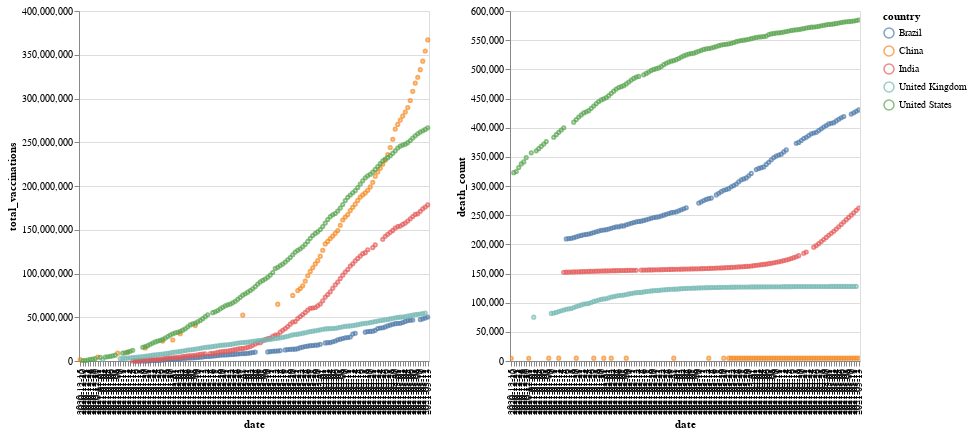

Write notebook code for a chart like this one.
### Markdown cell above
## We want to explore the relationship between the number of vaccinations and the nubmer of death across different plots, this time particularly choosing some time slots for comparison.

### Code cell
brush = alt.selection_interval()

base3 = alt.Chart(df2).mark_point(size = 10).encode(
    x ='date:O',
    y ='total_vaccinations:Q',
    color=alt.condition(brush, 'country', alt.ColorValue('gray')),
).add_selection(
    brush
).properties(
    width=350,
    height=350
)

base4 = alt.Chart(df2).mark_point(size = 10).encode(
    x ='date:O',
    y ='death_count:Q',
    color=alt.condition(brush, 'country', alt.ColorValue('gray')),
).add_selection(
    brush
).properties(
    width=350,
    height=350
).interactive()
base3 | base4

### Figure 1 — Vega-Lite specification as saved in the notebook (floating-point values rounded to 4 significant figures; data arrays with more than 128 entries replaced by an {"elided": "..."} marker saying what was removed)
{"config": {"view": {"continuousWidth": 400, "continuousHeight": 300}}, "hconcat": [{"mark": {"type": "point", "size": 10}, "encoding": {"color": {"condition": {"type": "nominal", "field": "country", "selection": "selector005"}, "value": "gray"}, "x": {"type": "ordinal", "field": "date"}, "y": {"type": "quantitative", "field": "total_vaccinations"}}, "height": 350, "selection": {"selector005": {"type": "interval"}}, "width": 350}, {"mark": {"type": "point", "size": 10}, "encoding": {"color": {"condition": {"type": "nominal", "field": "country", "selection": "selector005"}, "value": "gray"}, "x": {"type": "ordinal", "field": "date"}, "y": {"type": "quantitative", "field": "death_count"}}, "height": 350, "selection": {"selector005": {"type": "interval"}, "selector006": {"type": "interval", "bind": "scales", "encodings": ["x", "y"]}}, "width": 350}], "data": {"name": "data-70e5eb46ff3bb5d2507e7fa5daf38f15"}, "$schema": "https://vega.github.io/schema/vega-lite/v4.8.1.json", "datasets": {"data-70e5eb46ff3bb5d2507e7fa5daf38f15": {"elided": "542 records"}}}
